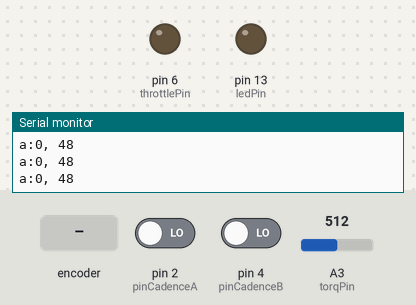
A sketch run on a simulated Arduino Uno, built with avr-gcc and run on an emulated ATmega328P. On the bench: output pins drawn as LEDs (lit = HIGH), the last lines printed to the serial monitor. The inputs (shaded band) are chosen by the test bench; at power-on: pin 2 (pinCadenceA) LOW, pin 4 (pinCadenceB) LOW, A3 (torqPin) = 512.

Above: at 1.2 s.
1.3 s: rotary encoder on pin 2 (pinCadenceA) / pin 4 (pinCadenceB) turned 2 steps (second pin leading)
At 2.0 s:
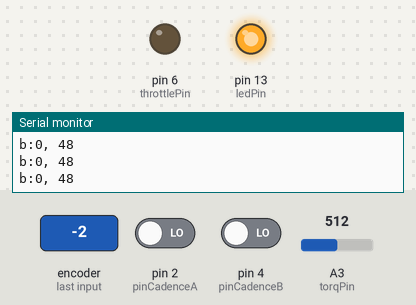
Timing chart, 0 to 4.3 s (numbered marks = the images above; inputs shaded):
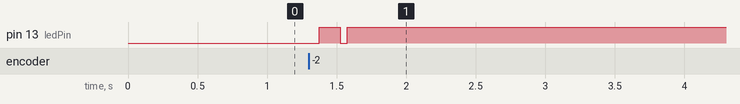

The sketch:

ebike.ino
```cpp
// EBIKE STUFF

// Thun to CA connector. Clip facing up, leads toward me.
// grey(t), blue(b), brown(a), black(-), white(+).

// The last time we calculated our output values.
unsigned long lastMillis = 0;
// How often should we calculate output values.
int calcInterval = 100;

// PINS

// The number of the onboard LED pin is 13.
const int ledPin =  13;
// Thun sensor inputs.
// Cadence pins.
int pinCadenceA = 2; // Brown
int pinCadenceB = 4; // Blue
// Torque pin.
int torqPin = A3; // Grey
// Uno board pins 5 and 6 are PWM 980 Hz.
int throttlePin = 6;
// One of the motor hall sensor wires.
int pinMotorSpeed = 7;
// Wheel magnet.
int wheelSpeed = 8;

void setup() {
  Serial.begin(9600);
  // initialize the LED pin as an output:
  pinMode(ledPin, OUTPUT);
  // Setup cadence sensors.
  pinMode(pinCadenceA, INPUT);
  pinMode(pinCadenceB, INPUT);
  // Setup torque.
  pinMode(torqPin, INPUT);
  // Throttle.
  pinMode(throttlePin, OUTPUT);
  pinMode(pinMotorSpeed, INPUT);
}

void loop() {
  if (millis() - lastMillis >= calcInterval) {
    cadenceCalcValue();
    torqueCalcValue();
    debugLog();
    lastMillis = millis();
  }
  cadenceLoop();
  torqLoop();
}

// TORQUE

void torqLoop() {
  // Read sensor and save as an average.
}

int torqNmPerVolt = -200;
int torqNm = 0;
float torqRestingVolts = 2.75;

// Convert 10 bit number into Newton Meters.
void torqueCalcValue() {
  // 5 volts / 1024 or .0049 per unit.
  float torqVolts = analogRead(torqPin) * 0.0049;
  torqNm = (torqVolts - torqRestingVolts) * torqNmPerVolt;
}

// CADENCE

// The quantity of clicks per full revolution.
int cadencePolls = 16;
// Establish what turns our cadenceClick into RPM.
float cadenceMultiplier = (60 * (calcInterval / 1000)) / cadencePolls;
// true = A first. false = B first.
boolean cadenceDirection = true;
// Reset when both sensors are LOW.
boolean cadenceValidDirection = false;
// Increment with each low->high transition for every poll.
volatile int cadenceClicks = 0;
int cadenceRPM = 0;

// Keep track of what cadence pin is high/low.
boolean cadenceAwasHigh = false;
boolean cadenceAisHigh = false;
boolean cadenceBwasHigh = false;
boolean cadenceBisHigh = false;

// Check for changes on cadence hall sensors.
void cadenceLoop() {
  // Read A.
  cadenceAisHigh = digitalRead(pinCadenceA);
  if (cadenceAisHigh != cadenceAwasHigh) {
    if (cadenceAisHigh) {
      cadenceAwasHigh = true;
      cadenceAup();
    }
    else {
      cadenceAwasHigh = false;
      cadenceAdown();
    }
  }
  // Read B.
  cadenceBisHigh = digitalRead(pinCadenceB);
  if (cadenceBisHigh != cadenceBwasHigh) {
    if (cadenceBisHigh) {
      cadenceBwasHigh = true;
      cadenceBup();
    }
    else {
      cadenceBwasHigh = false;
      cadenceBdown();
    }
  }
}

// When cadence hall sensor becomes activated.
void cadenceAup() {
  digitalWrite(ledPin, HIGH);
  cadenceSetDirection(true);
  cadenceClicks++;
}
void cadenceBup() {
  cadenceSetDirection(false);
  cadenceClicks++;
}
// When cadence hall sensor deactivates.
void cadenceAdown() {
  digitalWrite(ledPin, LOW);
  if (!cadenceBisHigh) {
    cadenceClearDirection();
  }
}
void cadenceBdown() {
  if (!cadenceAisHigh) {
    cadenceClearDirection();
  }
}

// Establish a direction.
void cadenceSetDirection(boolean dir) {
  if(!cadenceValidDirection) {
    cadenceValidDirection = true;
    if (dir != cadenceDirection) {
      // Set correct direction.
      cadenceDirection = dir;
      // Reset cadence click counters.
      cadenceClicks = 0;
      // cadenceB = 0;
    }
  }
}

// When both cadence sensors go LOW invalidate direction.
void cadenceClearDirection() {
  cadenceValidDirection = false;
}

void cadenceCalcValue() {
  // Disable interrupt when calculating?
  cadenceRPM = cadenceClicks * cadenceMultiplier;
//  cadenceClicks = 0;
}

// THROTTLE

// Variable to keep the throttle value.
int throttleOutput = 0;
int throttleRamp = 100; // ms
// analogWrite values from 0 to 255
byte throttleMin = 1 * 50; // 1 volt.
byte throttleMax = 190; // 200 is 4 volts.

// CONSOLE

void debugLog() {
  if (cadenceDirection) {
    Serial.print("a:");
  }
  else {
    Serial.print("b:");
  }
  Serial.print(cadenceRPM);
  Serial.print(", ");
  Serial.println(torqNm);
}
```

Measured:
- after the input at 1.3 s, pin 13 (ledPin): LOW → HIGH after 0.08 s, → LOW 0.15 s later, → HIGH 0.05 s later
